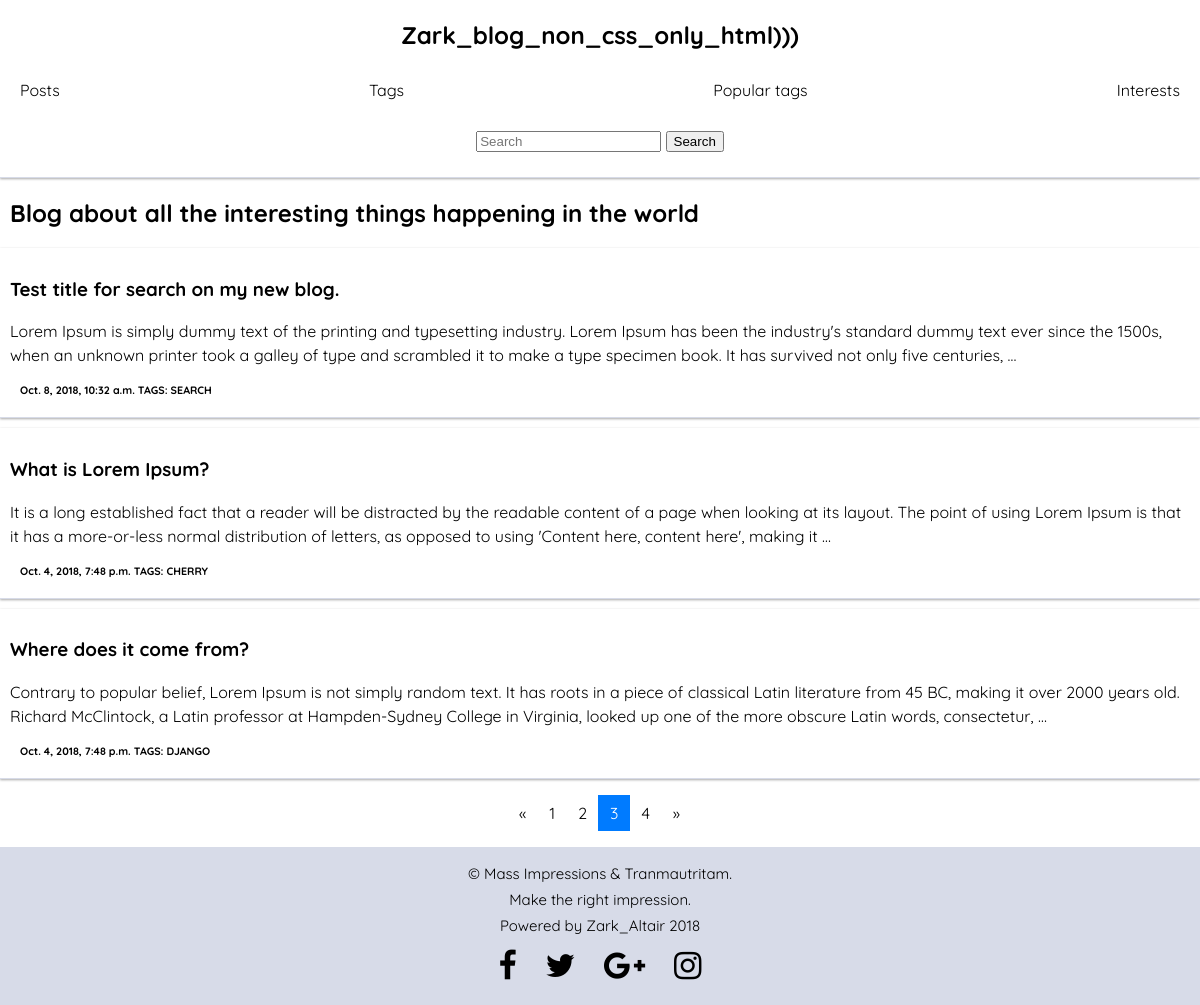
Page /blog/?page=3 on the committed database.
### blog/models.py (models this page shows, shortened)
class Post(models.Model):
	title = models.CharField(max_length=150, db_index=True)
	slug = models.SlugField(max_length=150, blank=True, unique=True)
	body = models.TextField(blank=True, db_index=True)
	tags = models.ManyToManyField('Tag', blank=True, related_name='posts')
	date_pub = models.DateTimeField(auto_now_add=True)
	def get_absolute_url(self):
		return reverse('post_detail_url', kwargs={'slug': self.slug})
	class Meta:
		ordering = ['-date_pub']

class Tag(models.Model):
	title = models.CharField(max_length=50)
	slug = models.SlugField(max_length=50, unique=True)
	def get_absolute_url(self):
		return reverse('tag_detail_url', kwargs={'slug': self.slug})
	class Meta:
		ordering = ['title']

### blog/views.py (the view)
# urls.py: path('', posts_list, name='posts_list_url'),
def posts_list(request):
	search_query = request.GET.get('search', '')
	if search_query:
		posts = Post.objects.filter(Q(title__icontains=search_query) | Q(body__icontains=search_query))
	else:
		posts = Post.objects.all()
	paginator = Paginator(posts, 3)
	page_number = request.GET.get('page', 1)
	page = paginator.get_page(page_number)
	is_paginated = page.has_other_pages()
	if page.has_previous():
		prev_url = '?page={}'.format(page.previous_page_number())
	else:
		prev_url = ''
	if page.has_next():
		next_url = '?page={}'.format(page.next_page_number())
	else:
		next_url = ''
	context = {
		'page_object': page,
		'is_paginated': is_paginated,
		'next_url': next_url,
		'prev_url': prev_url,
	}
	return render(request, 'blog/index.html', context=context)

### blog/templates/blog/index.html (shortened to what this page needs)
{% extends 'blog/base_blog.html' %}
{% block content %}
	<h2 class="mb-5 pl-2 pr-2">Blog about all the interesting things happening in the world</h2>
	{% for post in page_object.object_list %}
		{% include 'blog/includes/post_card_template.html' %}
	{% endfor %}
{% endblock %}

### blog/templates/blog/includes/post_card_template.html
<div class="card">
	<div class="card-body">
		<h3 class="card-title"><a href="{{ post.get_absolute_url }}" class="btn btn-light">{{ post.title }}</a></h5>
		<p class="card-text">{{ post.body|truncatewords:50 }}</p>
	</div>
	<h6 class="card-footer">
		{{ post.date_pub }}
    	TAGS:
    	{%  for tag in post.tags.all %}
			<a href="{{ tag.get_absolute_url }}">{{ tag.title | upper }}</a>
    	{% endfor %}
	</h6>
</div>

### static/css/styles.css (style rules this page uses)
body { height: 100%; font-family: 'Quicksand', sans-serif; margin: 0; padding: 0; }
a, li, ul { text-decoration: none; list-style-type: none; color: #000000; }
.offset h2 { margin-left: 10px; }
.card { padding: 10px; margin-bottom: 10px; border-bottom: 1px solid #d7dbe8; box-shadow: 0 1px 3px rgba(0,0,0,0.12), 0 1px 2px rgba(0,0,0,0.24); }
.card-text { line-height: 1.5em; }
.card-footer { margin: 10px; }

### rows in the picture
Post: title "Test title for search on my new blog.", body "Lorem Ipsum is simply dummy text of the printing and typesetting industry. Lorem Ipsum has been the industry's standard dummy text ever since the 1500s, when an unknown printer took a galley of type and scrambled it to make a type specimen book. It has survived not only five centuries, …", date_pub "Oct. 8, 2018, 10:32 a.m."
Tag: title "SEARCH"
Post: title "What is Lorem Ipsum?", body "It is a long established fact that a reader will be distracted by the readable content of a page when looking at its layout. The point of using Lorem Ipsum is that it has a more-or-less normal distribution of letters, as opposed to using 'Content here, content here', making it …", date_pub "Oct. 4, 2018, 7:48 p.m."
Tag: title "CHERRY"
Post: title "Where does it come from?", body "Contrary to popular belief, Lorem Ipsum is not simply random text. It has roots in a piece of classical Latin literature from 45 BC, making it over 2000 years old. Richard McClintock, a Latin professor at Hampden-Sydney College in Virginia, looked up one of the more obscure Latin words, consectetur, …", date_pub "Oct. 4, 2018, 7:48 p.m."
Tag: title "DJANGO"

### other values in the picture
{{ n }} "1" "2" "4"
{{ n }} "3"
